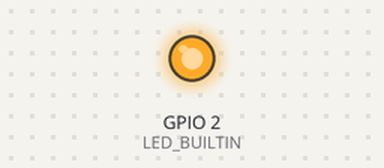
Recording of a sketch running on a simulated ESP32. Shown: output pins drawn as LEDs (lit = HIGH). What the sketch prints to the serial monitor is not drawn. At 5.0 s the program puts the board to deep sleep or switches it off; the recording ends there.

Above: at 0.1 s.
Timing chart, 0 to 5.0 s (numbered marks = the images above):
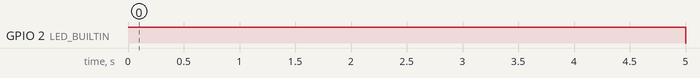

The sketch:

TimerWakeUpTest.ino
```cpp
// (licence header left out)
#define uS_TO_S_FACTOR 1000000  /* Conversion factor for micro seconds to seconds */
#define TIME_TO_SLEEP  10        /* Time ESP32 will go to sleep (in seconds) */

RTC_DATA_ATTR int bootCount = 0;

/*
Method to print the reason by which ESP32
has been awaken from sleep
*/
void print_wakeup_reason(){
  esp_sleep_wakeup_cause_t wakeup_reason;

  wakeup_reason = esp_sleep_get_wakeup_cause();

  switch(wakeup_reason)
  {
    case 1  : Serial.println("Wakeup caused by external signal using RTC_IO"); break;
    case 2  : Serial.println("Wakeup caused by external signal using RTC_CNTL"); break;
    case 3  : Serial.println("Wakeup caused by timer"); break;
    case 4  : Serial.println("Wakeup caused by touchpad"); break;
    case 5  : Serial.println("Wakeup caused by ULP program"); break;
    default : Serial.println("Wakeup was not caused by deep sleep"); break;
  }
}

void setup(){
  Serial.begin(115200);

  pinMode(LED_BUILTIN, OUTPUT);

  digitalWrite(LED_BUILTIN, 1);
  delay(5000); //Take some time to open up the Serial Monitor

  //Increment boot number and print it every reboot
  ++bootCount;
  Serial.println("Boot number: " + String(bootCount));

  //Print the wakeup reason for ESP32
  print_wakeup_reason();

  /*
  First we configure the wake up source
  We set our ESP32 to wake up every 5 seconds
  */

  digitalWrite(LED_BUILTIN, 0);

  esp_sleep_enable_timer_wakeup(TIME_TO_SLEEP * uS_TO_S_FACTOR);
  Serial.println("Setup ESP32 to sleep for every " + String(TIME_TO_SLEEP) +
  " Seconds");

  /*
  Next we decide what all peripherals to shut down/keep on
  By default, ESP32 will automatically power down the peripherals
  not needed by the wakeup source, but if you want to be a poweruser
  this is for you. Read in detail at the API docs
  http://esp-idf.readthedocs.io/en/latest/api-reference/system/deep_sleep.html
  Left the line commented as an example of how to configure peripherals.
  The line below turns off all RTC peripherals in deep sleep.
  */
  //esp_deep_sleep_pd_config(ESP_PD_DOMAIN_RTC_PERIPH, ESP_PD_OPTION_OFF);
  //Serial.println("Configured all RTC Peripherals to be powered down in sleep");

  /*
  Now that we have setup a wake cause and if needed setup the
  peripherals state in deep sleep, we can now start going to
  deep sleep.
  In the case that no wake up sources were provided but deep
  sleep was started, it will sleep forever unless hardware
  reset occurs.
  */
  Serial.println("Going to sleep now");
  esp_deep_sleep_start();
  Serial.println("This will never be printed");
}

void loop(){
  //This is not going to be called
}
```

Measured:
- by itself, GPIO 2 (LED_BUILTIN): LOW → HIGH at 0.00 s, → LOW 5.0 s later
